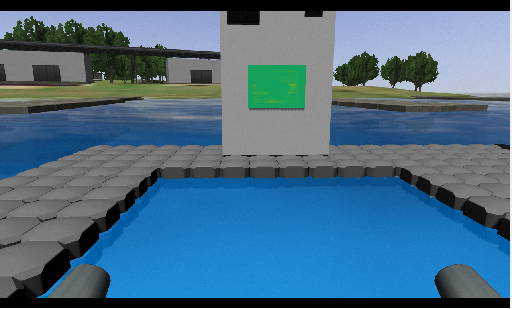
#> input picture NaviGator/perception/navigator_vision/navigator_vision/dock1-green.png, 512 x 309 px
$ python -i dockdeliver_pipeline.py   (imports and definitions only)
#> lines starting #> are read from the running program, lines starting #| are printed output that depends on the picture; after the words box and inside, x2 and y2 are one past the last pixel; in counts of white or black regions, pixels touching at a corner belong together
#> further down, picture is the input picture: shape (309, 512, 3); mean B, G, R 132, 107.9, 73.5
import cv2
import numpy
import math
from enum import Enum

class GripPipeline:
    """
    An OpenCV pipeline generated by GRIP.
    """

    def __init__(self):
        """initializes all values to presets or None if need to be set
        """

        self.__blur_type = BlurType.Box_Blur
        self.__blur_radius = 6
        self.blur_output = None

        self.__hsv_threshold_input = self.blur_output
        self.__hsv_threshold_hue = [0.0, 180.0]
        self.__hsv_threshold_saturation = [0.0, 160.55555555555554]
        self.__hsv_threshold_value = [64.20863309352518, 255.0]

        self.hsv_threshold_output = None

        self.__find_contours_input = self.hsv_threshold_output
        self.__find_contours_external_only = False

        self.find_contours_output = None

        self.__filter_contours_contours = self.find_contours_output
        self.__filter_contours_min_area = 1000.0
        self.__filter_contours_min_perimeter = 0.0
        self.__filter_contours_min_width = 0.0
        self.__filter_contours_max_width = 1000.0
        self.__filter_contours_min_height = 0.0
        self.__filter_contours_max_height = 1000.0
        self.__filter_contours_solidity = [90.8273381294964, 100.0]
        self.__filter_contours_max_vertices = 50.0
        self.__filter_contours_min_vertices = 0.0
        self.__filter_contours_min_ratio = 0.0
        self.__filter_contours_max_ratio = 2.0

        self.filter_contours_output = None


    def process(self, source0):
        """
        Runs the pipeline and sets all outputs to new values.
        """
        # Step Blur0:
        self.__blur_input = source0
        (self.blur_output) = self.__blur(self.__blur_input, self.__blur_type, self.__blur_radius)

        # Step HSV_Threshold0:
        self.__hsv_threshold_input = self.blur_output
        (self.hsv_threshold_output) = self.__hsv_threshold(self.__hsv_threshold_input, self.__hsv_threshold_hue, self.__hsv_threshold_saturation, self.__hsv_threshold_value)

        # Step Find_Contours0:
        self.__find_contours_input = self.hsv_threshold_output
        (self.find_contours_output) = self.__find_contours(self.__find_contours_input, self.__find_contours_external_only)

        # Step Filter_Contours0:
        self.__filter_contours_contours = self.find_contours_output
        (self.filter_contours_output) = self.__filter_contours(self.__filter_contours_contours, self.__filter_contours_min_area, self.__filter_contours_min_perimeter, self.__filter_contours_min_width, self.__filter_contours_max_width, self.__filter_contours_min_height, self.__filter_contours_max_height, self.__filter_contours_solidity, self.__filter_contours_max_vertices, self.__filter_contours_min_vertices, self.__filter_contours_min_ratio, self.__filter_contours_max_ratio)


    @staticmethod
    def __blur(src, type, radius):
        """Softens an image using one of several filters.
        Args:
            src: The source mat (numpy.ndarray).
            type: The blurType to perform represented as an int.
            radius: The radius for the blur as a float.
        Returns:
            A numpy.ndarray that has been blurred.
        """
#> called with radius = 6
        if(type is BlurType.Box_Blur):
            ksize = int(2 * round(radius) + 1)
            return cv2.blur(src, (ksize, ksize))
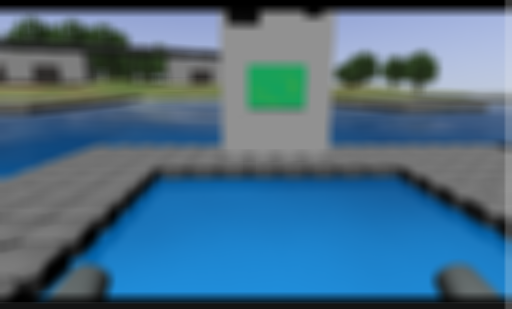
#> returned value: shape (309, 512, 3); mean of channels 0, 1, 2 131.6, 107.4, 73; drawn as B, G, R
        elif(type is BlurType.Gaussian_Blur):
            ksize = int(6 * round(radius) + 1)
            return cv2.GaussianBlur(src, (ksize, ksize), round(radius))
        elif(type is BlurType.Median_Filter):
            ksize = int(2 * round(radius) + 1)
            return cv2.medianBlur(src, ksize)
        else:
            return cv2.bilateralFilter(src, -1, round(radius), round(radius))

    @staticmethod
    def __hsv_threshold(input, hue, sat, val):
        """Segment an image based on hue, saturation, and value ranges.
        Args:
            input: A BGR numpy.ndarray.
            hue: A list of two numbers the are the min and max hue.
            sat: A list of two numbers the are the min and max saturation.
            lum: A list of two numbers the are the min and max value.
        Returns:
            A black and white numpy.ndarray.
        """
        out = cv2.cvtColor(input, cv2.COLOR_BGR2HSV)
#> out: shape (309, 512, 3); mean H, S, V 70.5, 100.5, 134.7
        return cv2.inRange(out, (hue[0], sat[0], val[0]),  (hue[1], sat[1], val[1]))
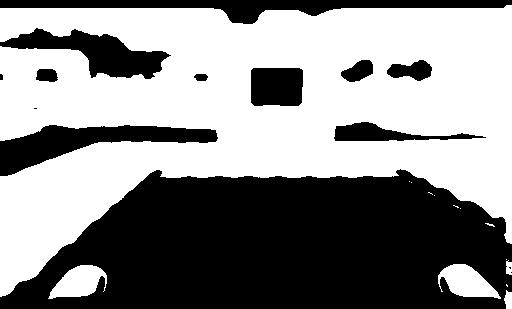
#> returned value: shape (309, 512); 55% white; 14 black regions (4 under 20 px), largest, box (x1, y1, x2, y2) and area: (0, 169, 512, 309) 53398, (0, 0, 512, 24) 4844, (0, 125, 218, 176) 4574

    @staticmethod
    def __find_contours(input, external_only):
        """Sets the values of pixels in a binary image to their distance to the nearest black pixel.
        Args:
            input: A numpy.ndarray.
            external_only: A boolean. If true only external contours are found.
        Return:
            A list of numpy.ndarray where each one represents a contour.
        """
        if(external_only):
            mode = cv2.RETR_EXTERNAL
        else:
            mode = cv2.RETR_LIST
        method = cv2.CHAIN_APPROX_SIMPLE
        contours, hierarchy =cv2.findContours(input, mode=mode, method=method)
        return contours

    @staticmethod
    def __filter_contours(input_contours, min_area, min_perimeter, min_width, max_width,
                        min_height, max_height, solidity, max_vertex_count, min_vertex_count,
                        min_ratio, max_ratio):
        """Filters out contours that do not meet certain criteria.
        Args:
            input_contours: Contours as a list of numpy.ndarray.
            min_area: The minimum area of a contour that will be kept.
            min_perimeter: The minimum perimeter of a contour that will be kept.
            min_width: Minimum width of a contour.
            max_width: MaxWidth maximum width.
            min_height: Minimum height.
            max_height: Maximimum height.
            solidity: The minimum and maximum solidity of a contour.
            min_vertex_count: Minimum vertex Count of the contours.
            max_vertex_count: Maximum vertex Count.
            min_ratio: Minimum ratio of width to height.
            max_ratio: Maximum ratio of width to height.
        Returns:
            Contours as a list of numpy.ndarray.
        """
#> called with min_area = 1000, min_perimeter = 0, min_width = 0, max_width = 1000, min_height = 0, max_height = 1000, max_vertex_count = 50, min_vertex_count = 0
        output = []
        for contour in input_contours:
            x,y,w,h = cv2.boundingRect(contour)
            if (w < min_width or w > max_width):
                continue
            if (h < min_height or h > max_height):
                continue
            area = cv2.contourArea(contour)
            if (area < min_area):
                continue
            if (cv2.arcLength(contour, True) < min_perimeter):
                continue
            hull = cv2.convexHull(contour)
            solid = 100 * area / cv2.contourArea(hull)
            if (solid < solidity[0] or solid > solidity[1]):
                continue
            if (len(contour) < min_vertex_count or len(contour) > max_vertex_count):
                continue
            ratio = (float)(w) / h
            if (ratio < min_ratio or ratio > max_ratio):
                continue
            output.append(contour)
        return output


BlurType = Enum('BlurType', 'Box_Blur Gaussian_Blur Median_Filter Bilateral_Filter')

>>> import cv2
>>> picture = cv2.imread('dock1-green.png')
>>> result = GripPipeline().process(picture)

$ run again, on NaviGator/perception/navigator_vision/navigator_vision/dock2-blue.png
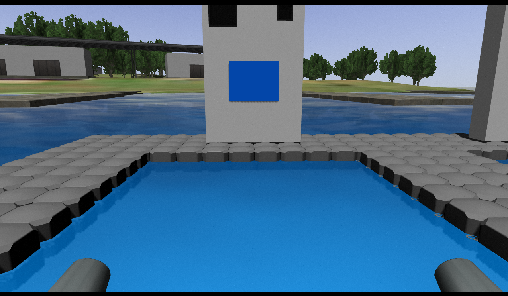
#> input picture NaviGator/perception/navigator_vision/navigator_vision/dock2-blue.png, 508 x 296 px
#> picture is the input picture: shape (296, 508, 3); mean B, G, R 135.5, 107.4, 72
#> in __blur, `return cv2.blur(src, (ksize, ksize))`:
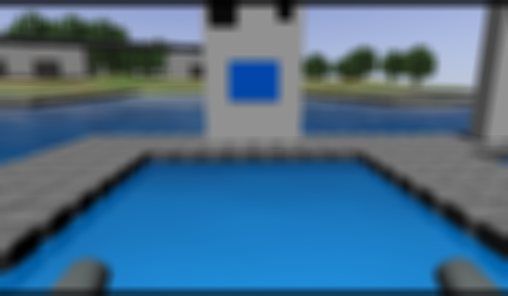
#> returned value: shape (296, 508, 3); mean of channels 0, 1, 2 135.8, 107.5, 72.1; drawn as B, G, R
#> out: shape (296, 508, 3); mean H, S, V 73.8, 107.5, 138
#> in __hsv_threshold, `return cv2.inRange(out, (hue[0], sat[0], val[0]),  (hue[1], sat[1], va..`:
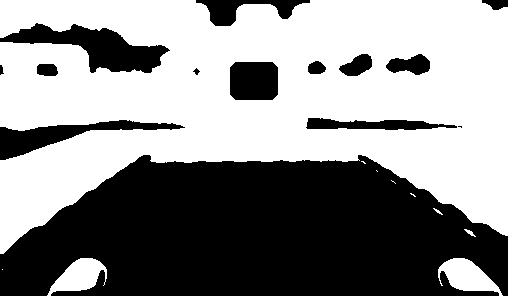
#> returned value: shape (296, 508); 55.8% white; 14 black regions (1 under 20 px), largest, box (x1, y1, x2, y2) and area: (0, 155, 508, 296) 54574, (0, 23, 170, 73) 3660, (0, 120, 185, 160) 2397
